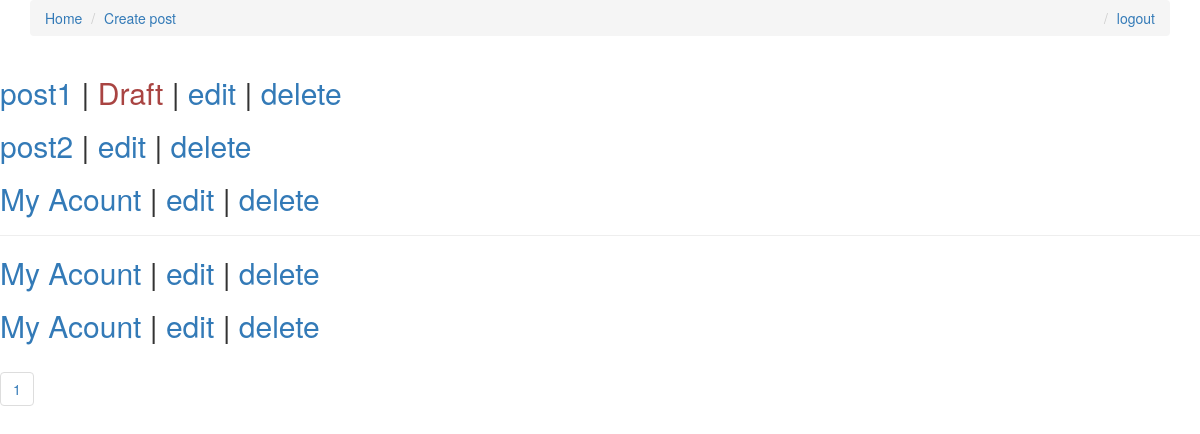
Page /posts/ (signed in) on the earlier database version.
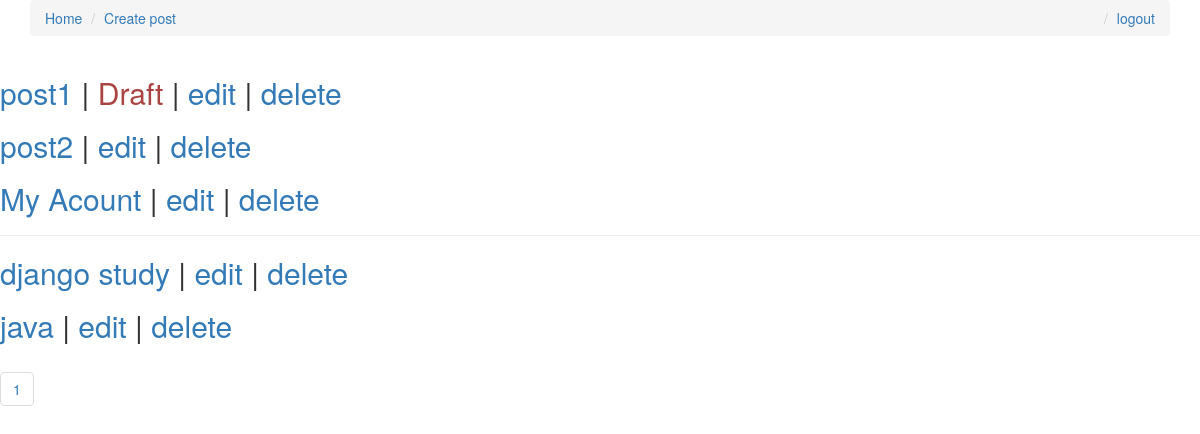
Same page on the later database version.
### posts/models.py (models this page shows, shortened)
class Post(models.Model):
    title=models.CharField(max_length=120)
    image=models.ImageField(null=True,blank=True,upload_to=upload_location)
    content=models.TextField()
    draft=models.BooleanField(default=False)
    publish=models.DateField(auto_now=False,auto_now_add=False)
    read_time=models.TimeField(null=True,blank=True)
    update=models.DateTimeField(auto_now=True, auto_now_add=False)
    timestamp=models.DateTimeField(auto_now=False, auto_now_add=True)
    user=models.ForeignKey(settings.AUTH_USER_MODEL,on_delete=models.CASCADE,default=1)
    objects=PostManager()

### posts/views.py (the view)
def index(request):
    posts = Post.objects.active().order_by('-publish')
    if request.user.is_authenticated:
        posts=Post.objects.exclude(~Q(user=request.user),draft=True)
    paginator = Paginator(posts, 5)
    page = request.GET.get('page')
    try:
        posts = paginator.page(page)
    except PageNotAnInteger:
        posts = paginator.page(1)
    except EmptyPage:
        posts = paginator.page(paginator.num_pages)
    pages = range(1, paginator.num_pages + 1)
    context = {'posts': posts, 'pages': pages}
    return render(request, 'index.html', context)

### posts/models.py (called while the page is built)
    def active(self):
        return super(PostManager,self).filter(draft=False).filter(publish__lte=timezone.now())

### templates/index.html (shortened to what this page needs)
{% extends 'base.html' %}
{% block content %}
    {% for post in posts %}
        <h2>
            <a href="{% url 'posts:detail' post.id %}">{{ post.title }}</a>
            {% if post.draft %} | <span class="text-danger"> Draft</span> {% endif %}
            {% if post.user == request.user %}
            |
            <a href="{% url 'posts:edit' post.id %}">edit</a>
            |
            <a href="{% url 'posts:delete' post.id %}">delete</a>
            {% endif %}
        </h2>
        {% cycle "" "" "<hr>" %}
    {% endfor %}
    <ul class="pagination">
        {% for i in pages %}
            <li><a href="?page={{ i }}">{{ i }}</a></li>
        {% endfor %}
    </ul>
{% endblock %}

### templates/base.html (shortened to what this page needs)
<!DOCTYPE html>
<html lang="en">
<head>
    {% load staticfiles %}
    <link rel="stylesheet" href="{% static 'css/bootstrap.min.css' %}">
    <link rel="stylesheet" href="{% static 'css/style.css' %}">
</head>
<body>
<div class="container">
    <ol class="breadcrumb">
        <li><a href="{% url 'posts:index' %}">Home</a></li>
        <li><a href="{% url 'posts:create' %}">Create post</a></li>
        {% if request.user.is_authenticated %}
            <li class="pull-right"><a href="{% url 'accounts:logout' %}">logout</a></li>
        {% else %}
            <li class="pull-right"><a href="{% url 'accounts:register' %}">register</a></li>
            <li class="pull-right"><a href="{% url 'accounts:login' %}">login</a></li>
        {% endif %}
    </ol>
</div>
<div class="">
    {% block content %}
    {% endblock %}
</div>
</body>
</html>

Differences in the rows shown:
removed Post: title "My Acount", shows "edit"
removed Post: title "My Acount", shows "edit"
added Post: title "django study", shows "edit"
added Post: title "java", shows "edit"
